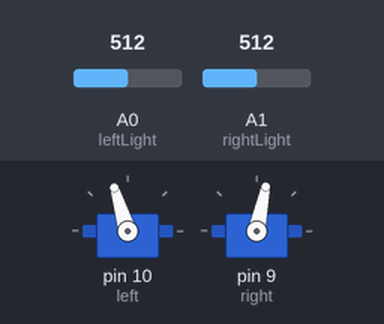
A sketch run on a simulated Arduino Uno, built with avr-gcc and run on an emulated ATmega328P. On the bench: 2 × servo. The inputs (shaded band) are chosen by the test bench; at power-on: A0 (leftLight) = 512, A1 (rightLight) = 512.

Above: at 1.2 s.
1.3 s: A0 (leftLight) set to 476
2.8 s: A0 (leftLight) set to 457
At 3.6 s:
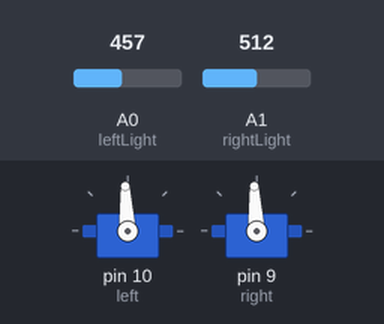
4.3 s: A0 (leftLight) set to 511
At 4.7 s:
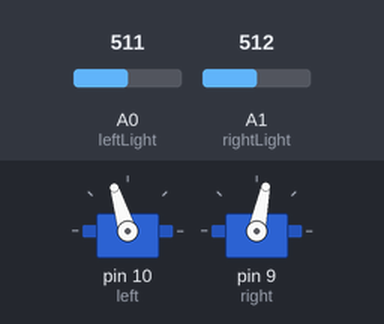
5.8 s: A0 (leftLight) set to 306
At 7.0 s:
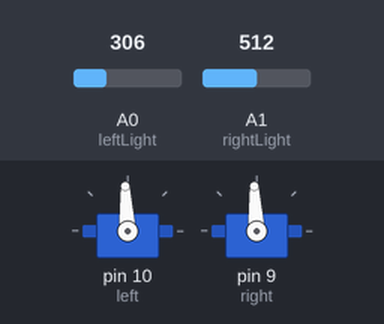
Timing chart, 0 to 8.3 s (numbered marks = the images above; inputs shaded):
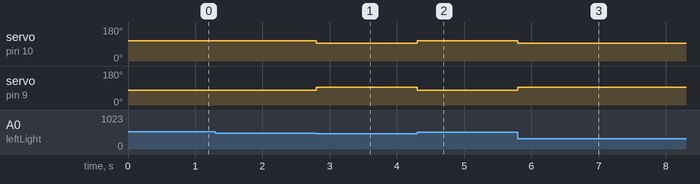

The sketch:

User_Program5_1.ino
```cpp
/*Software 1073 Arduino BoeBots
User Program
Method stubs are pre-made. add your own code to complete the challenge!

Program Task: Have the robot drive forward until it sees a black line
Feel free to view the example program within the same folder if you need help!
*/
#include <Servo.h>
int leftLight = 0;
int rightLight = 1;
int leftWhite = 1010;
int leftBlack = 66;
int rightWhite = 956;
int rightBlack = 74;
Servo left;
Servo right;
void setup(){
  left.attach(10);
  right.attach(9);
}
void loop(){
  int leftVal = analogRead(leftLight);
  int rightVal = analogRead(rightLight);
  if(leftVal <= leftBlack + 400 || rightVal <= rightBlack + 400){
   left.writeMicroseconds(1500);
   right.writeMicroseconds(1500);
  }
  else {
    left.writeMicroseconds(1650);
   right.writeMicroseconds(1350);
  }

}
```

Measured:
- the behaviour switches between 467 and 466 on A0 (leftLight) (found by bisection; images 0 and 1)
- after the input at 1.3 s, every drawn part: stays the same
- after the input at 2.8 s, servo on pin 10 (left): 107° → 93° at once; servo on pin 9 (right): 78° → 93° at once
- after the input at 4.3 s, servo on pin 10 (left): 93° → 107° at once; servo on pin 9 (right): 93° → 78° at once
- after the input at 5.8 s, servo on pin 10 (left): 107° → 93° at once; servo on pin 9 (right): 78° → 93° at once
